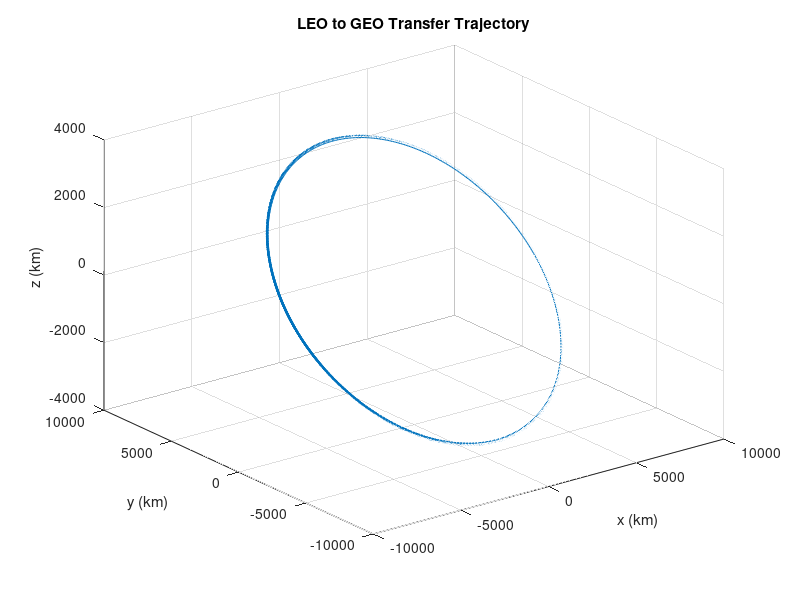
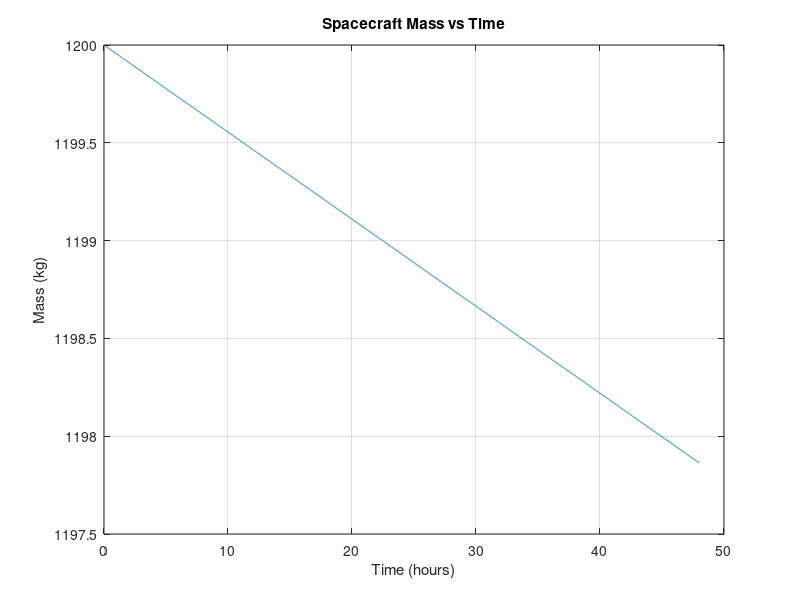
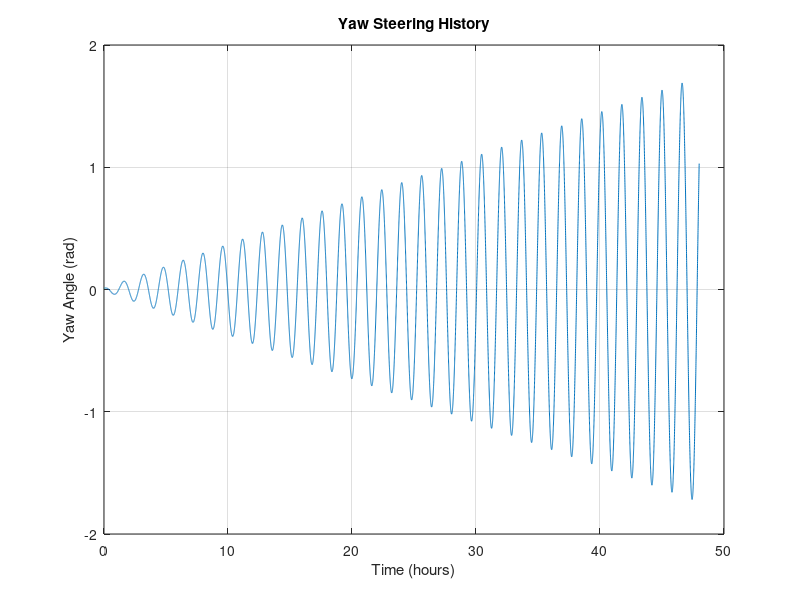
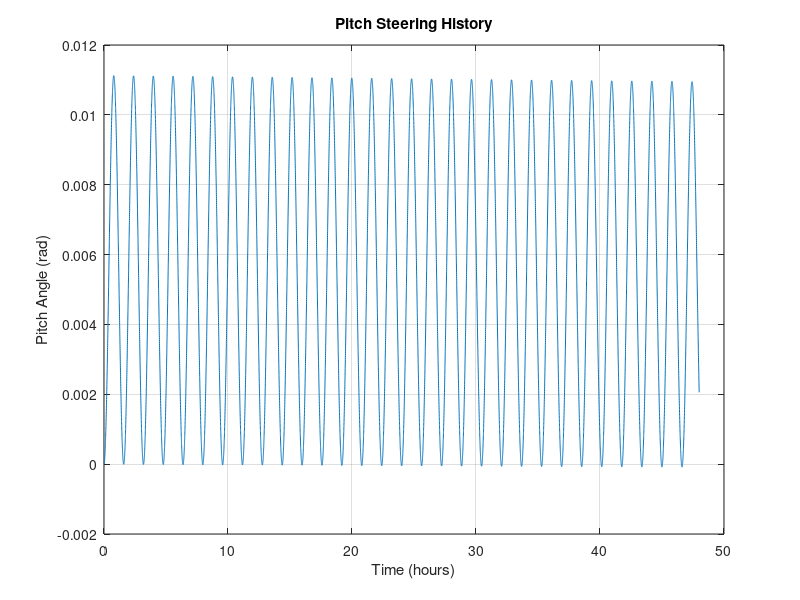

The MATLAB source for these figures, in order:
%% MATLAB Script: Kluever's Simple Guidance Scheme for LEO to GEO Transfer
clear; clc;

%% Constants and Parameters
mu = 3.986e14; % Earth's gravitational parameter (m^3/s^2)
Re = 6371e3;   % Earth's radius (m)
g0 = 9.81;     % Gravity at Earth's surface (m/s^2)

% Thruster and spacecraft properties
efficiency = 0.65;       % Efficiency of the thruster
power_input = 10e3;      % Power input to the thruster (W)
Isp = 3300;              % Specific impulse (s)
initial_TW_ratio = 3.4e-5;
m0 = 1200;               % Initial mass (kg)
T = initial_TW_ratio * m0 * g0; % Thrust (N)

% Initial orbital elements
alt_LEO = 550e3;          % Initial altitude (m)
r_LEO = Re + alt_LEO;     % Initial orbit radius (m)
v_LEO = sqrt(mu / r_LEO); % Initial orbital velocity (m/s)
inclination_LEO = deg2rad(28.5); % Initial inclination (radians)
RAAN_LEO = deg2rad(0);    % Right Ascension of Ascending Node (radians)
omega_LEO = deg2rad(0);  % Argument of periapsis (radians)
true_anomaly_LEO = deg2rad(0); % True anomaly (radians)

% Target orbital elements
a_GEO = 42165e3; % Target semimajor axis (m)
e_target = 0;    % Target eccentricity
i_target = 0;    % Target inclination

% Initial state in ECI frame
r0 = [r_LEO; 0; 0];
v0 = [0; v_LEO; 0];

% Rotate initial state to account for inclination, RAAN, and argument of periapsis
rot_matrix = [cos(RAAN_LEO) * cos(omega_LEO) - sin(RAAN_LEO) * sin(omega_LEO) * cos(inclination_LEO), ...
              -cos(RAAN_LEO) * sin(omega_LEO) - sin(RAAN_LEO) * cos(omega_LEO) * cos(inclination_LEO), ...
              sin(RAAN_LEO) * sin(inclination_LEO);
              sin(RAAN_LEO) * cos(omega_LEO) + cos(RAAN_LEO) * sin(omega_LEO) * cos(inclination_LEO), ...
              -sin(RAAN_LEO) * sin(omega_LEO) + cos(RAAN_LEO) * cos(omega_LEO) * cos(inclination_LEO), ...
              -cos(RAAN_LEO) * sin(inclination_LEO);
              sin(omega_LEO) * sin(inclination_LEO), cos(omega_LEO) * sin(inclination_LEO), cos(inclination_LEO)];

r0 = rot_matrix * r0;
v0 = rot_matrix * v0;

%% Simulation Parameters
dt = 10; % Time step (s)
t_max = 2 * 86400; % Maximum simulation time (s)

%% Preallocate Storage for Results
r_ECI = r0;
v_ECI = v0;
m = m0;
time = 0;
trajectory = [];
mass_history = [];
time_history = [];
orbit_elements = [];
yaw_history = [];
pitch_history = [];

% Guidance parameters
Ki0 = 0.01; % Initial inclination control parameter
Ki1 = 1e-5; % Time-dependent inclination control parameter

%% Simulation Loop
while norm(r_ECI) < a_GEO && time < t_max
    % Compute RTN frame unit vectors
    r_norm = norm(r_ECI);
    r_hat = r_ECI / r_norm;
    v_norm = norm(v_ECI);
    h_vec = cross(r_ECI, v_ECI);
    h_hat = h_vec / norm(h_vec);
    t_hat = cross(h_hat, r_hat);

    % Orbital parameters
    specific_angular_momentum = cross(r_ECI, v_ECI);
    h = norm(specific_angular_momentum);
    eccentricity_vector = cross(v_ECI, specific_angular_momentum) / mu - r_ECI / r_norm;
    e = norm(eccentricity_vector);
    inclination = acos(h_hat(3));

    % Avoid singularities for circular orbits
    RAAN = atan2(h_hat(1), -h_hat(2));
    argument_of_latitude = atan2(r_ECI(3) / sin(inclination), r_ECI(1) * cos(RAAN) + r_ECI(2) * sin(RAAN));

    % Flight path angle
    gamma = atan2(dot(v_ECI, r_hat), dot(v_ECI, t_hat));

    % Guidance laws
    % In-plane steering
    alpha_a = 0; % For max da/dt
    alpha_e = atan2(r_norm * sin(gamma), 2 * a_GEO * (e_target + cos(gamma)));
    alpha_blended = (1 - e_target) * alpha_a + e_target * alpha_e;

    % Out-of-plane steering (yaw)
    Gi = Ki0 + Ki1 * time; % Time-dependent inclination control weighting
    beta = Gi * cos(argument_of_latitude);

    % Thrust direction in RTN
    thrust_RTN = [sin(gamma + alpha_blended) * cos(beta); 
                  cos(gamma + alpha_blended) * cos(beta); 
                  sin(beta)];

    % Rotate thrust direction to ECI
    RTN_to_ECI = [r_hat, t_hat, h_hat];
    thrust_ECI = RTN_to_ECI * thrust_RTN;

    % Update dynamics
    a_thrust = T / m * thrust_ECI;
    a_grav = -mu / r_norm^3 * r_ECI;
    a_total = a_thrust + a_grav;

    v_ECI = v_ECI + a_total * dt;
    r_ECI = r_ECI + v_ECI * dt;

    % Mass depletion
    dm = T / (Isp * g0) * dt;
    m = m - dm;

    % Store results
    trajectory = [trajectory, r_ECI];
    mass_history = [mass_history, m];
    time_history = [time_history, time];
    yaw_history = [yaw_history, beta];
    pitch_history = [pitch_history, gamma + alpha_blended];
    orbit_elements = [orbit_elements; r_norm, e, inclination];

    % Update time
    time = time + dt;
end

%% Plot Results
figure;
plot3(trajectory(1, :) / 1e3, trajectory(2, :) / 1e3, trajectory(3, :) / 1e3);
xlabel('x (km)');
ylabel('y (km)');
zlabel('z (km)');
title('LEO to GEO Transfer Trajectory');
grid on;

figure;
plot(time_history / 3600, mass_history);
xlabel('Time (hours)');
ylabel('Mass (kg)');
title('Spacecraft Mass vs Time');
grid on;

figure;
plot(time_history / 3600, yaw_history);
xlabel('Time (hours)');
ylabel('Yaw Angle (rad)');
title('Yaw Steering History');
grid on;

figure;
plot(time_history / 3600, pitch_history);
xlabel('Time (hours)');
ylabel('Pitch Angle (rad)');
title('Pitch Steering History');
grid on;

figure;
plot(time_history / 3600, orbit_elements(:, 3));
xlabel('Time (hours)');
ylabel('Inclination (rad)');
title('Inclination vs Time');
grid on;
